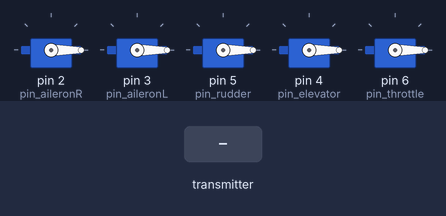
Recording of a sketch running on a simulated Arduino Uno, built with avr-gcc and run on an emulated ATmega328P. Shown: 5 × servo. Inputs (shaded band) come from the test bench. No radio packets arrive unless stated.

Above: at 1.2 s.
1.3 s: the transmitter starts sending aileron = 0
2.8 s: the transmitter starts sending aileron = 256
4.3 s: the transmitter starts sending aileron = 512
Timing chart, 0 to 14.8 s (numbered marks = the images above; inputs shaded):
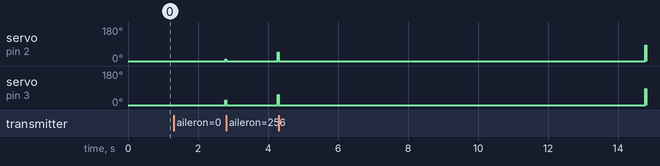

Measured:
- after the input at 1.3 s, servo on pin 2 (pin_aileronR): 0° → 9° after 1.5 s; servo on pin 3 (pin_aileronL): 0° → 24° after 1.5 s

The sketch:

aereo.ino
```cpp
#include <SPI.h>
#include <nRF24L01.h>
#include <RF24.h>
#include <RF24_config.h>

#include <Servo.h>

// 4 servos + ESC (treated as a servo)
Servo aileronR;
Servo aileronL;

Servo rudder;
Servo elevator;

Servo throttle;

// same struct we used to send value
struct ControlData {
  int aileron;
  int elevator;
  int rudder;
  int throttle;
};

// just to order all values we have for each servo
// in particular:

// arduino has a max of 10 bits, so we have
// 2^10 = 1024 values to cover 0-5V signal

// inputMin refers to 0V
// inputMax refers to 5V

// servoMin refers to minumin rotation angle in degrees (tipical is from 0°)
// servoMax refers to maximum rotation angle in degrees (tipical is uptil 180°)

// servoNeutral refers to the position (in degrees) of the servo

// this is for future implementation
// instead of change values in the void()
// TO BE IMPLEMENTED
struct ServoData {
  int inputMin = 0;
  int inputMax = 1023;
  int servoMin = 0;           // °
  int servoMax = 180;         //°
  int servoNeutral = 90;      //°
};

ControlData controls;

// just to debug with monitor
// write true to see if the antenna
// receives all the values well
// and write them as well
// TO BE ACTIVATED ONLY with arduino plugged in
bool debug = false;
bool isReceiving = false;

// let's define the pins (NOT TO BE CHANGED: see circuit!)
const int pin_aileronR	= 2;
const int pin_aileronL 	= 3;
const int pin_elevator	= 4;
const int pin_rudder    = 5;
const int pin_throttle  = 6;

RF24 Receiver(9, 10); // CE, CSN

//address through which two modules communicate.
const byte address[6] = "00001";

void setup() {

  aileronR.attach(pin_aileronR);
  aileronL.attach(pin_aileronL);

  rudder.attach(pin_rudder);
  elevator.attach(pin_elevator);

  throttle.attach(pin_throttle);

  Serial.begin(9600);
  Receiver.begin();
  Receiver.openReadingPipe(0, address);
  Receiver.setPALevel(RF24_PA_MIN);
  Receiver.setChannel(87);
  Receiver.setDataRate(RF24_250KBPS);
  Receiver.startListening();

}

void loop() {
  if(Receiver.available()) {

    Receiver.read(&controls, sizeof(controls));

    aileronR.write(map(controls.aileron, 12, 1023, 10, 160));
    aileronL.write(map(controls.aileron, 5, 1023, 24, 150)); // correct: I inverted the servo for space and balance reasons ;)
    elevator.write(map(controls.elevator, 23, 1023, 0, 180));
    rudder.write(map(controls.rudder, 0, 1023, 0, 180));
    throttle.write(map(controls.throttle, 0, 1023, 0, 180));

    isReceiving = true;
  }

  // force the stall for safety reasons
  // if NO signal is received anymore!!! DONT CANCEL
  if(!isReceiving){
    aileronR.write(0);
    aileronL.write(0);
    elevator.write(0);
    rudder.write(0);
    throttle.write(0);
  }


  if(debug) {
      Serial.print("Rece: "); Serial.println(isReceiving); // 1 or 0
    	Serial.print("ailL: "); Serial.print(controls.aileron);
    	Serial.print("elev: "); Serial.print(controls.elevator);
    	Serial.print("rudd: "); Serial.print(controls.rudder);
    	Serial.print("thro: "); Serial.println(controls.throttle);
  }

  isReceiving = false;

}
```
